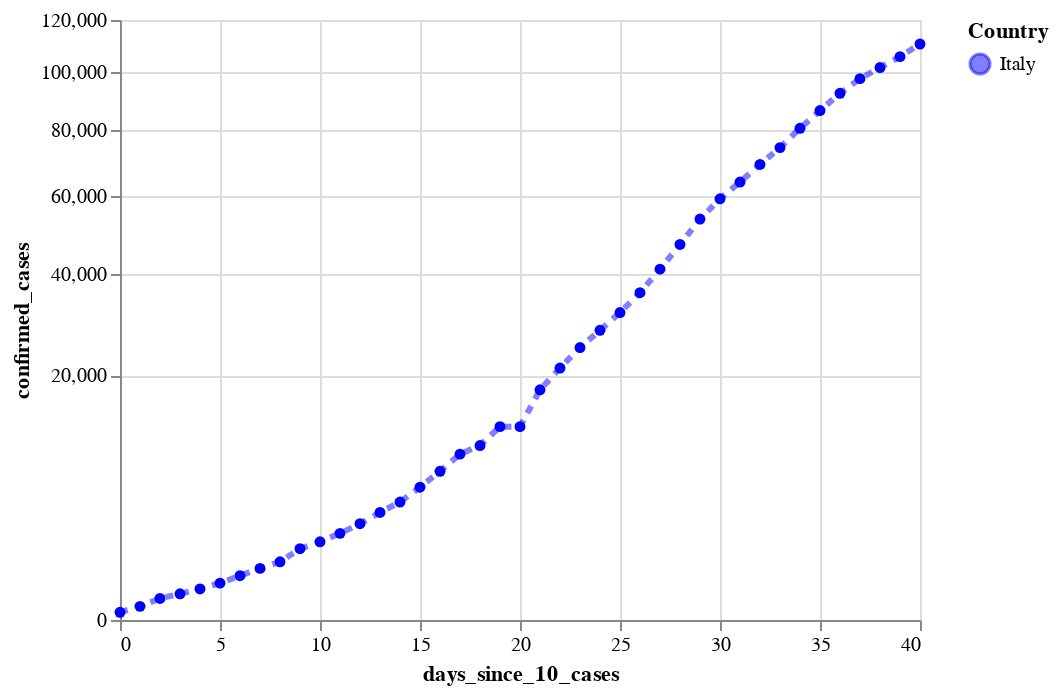

The cell this chart's notebook holds for it:
### Code cell
#hide

cases_it_plot = alt.Chart(source_it).mark_line(
    color='blue',
    opacity=0.5,
    strokeDash=[4, 4],
    strokeWidth=3,
    point=True
).encode(
    x='days_since_10_cases:Q',
#     y='confirmed_cases:Q',
    y=alt.Y('confirmed_cases:Q', scale=alt.Scale(type='sqrt')),
#     size='new_cases:Q',
    tooltip=['country', 'date:T', 'confirmed_cases', 'new_cases', 'new_deaths'],
    color=alt.Color('country', scale=alt.Scale(range=['blue'], domain=['Italy']), title="Country")
)



cases_it_plot

### Figure 1 — Vega-Lite specification as saved in the notebook (floating-point values rounded to 4 significant figures)
{"config": {"view": {"continuousWidth": 400, "continuousHeight": 300}}, "data": {"name": "data-60478bf37e5c48d9934e6c684902157a"}, "mark": {"type": "line", "color": "blue", "opacity": 0.5, "point": true, "strokeDash": [4, 4], "strokeWidth": 3}, "encoding": {"color": {"type": "nominal", "field": "country", "scale": {"domain": ["Italy"], "range": ["blue"]}, "title": "Country"}, "tooltip": [{"type": "nominal", "field": "country"}, {"type": "temporal", "field": "date"}, {"type": "quantitative", "field": "confirmed_cases"}, {"type": "quantitative", "field": "new_cases"}, {"type": "quantitative", "field": "new_deaths"}], "x": {"type": "quantitative", "field": "days_since_10_cases"}, "y": {"type": "quantitative", "field": "confirmed_cases", "scale": {"type": "sqrt"}}}, "$schema": "https://vega.github.io/schema/vega-lite/v4.0.2.json", "datasets": {"data-60478bf37e5c48d9934e6c684902157a": [{"country": "Italy", "date": "2020-02-21", "days_since_10_cases": 0, "confirmed_cases": 20, "confirmed_cases_per_million": 0.0, "new_cases": 0, "new_deaths": 1, "new_recovered": 0}, {"country": "Italy", "date": "2020-02-22", "days_since_10_cases": 1, "confirmed_cases": 62, "confirmed_cases_per_million": 1.0, "new_cases": 42, "new_deaths": 1, "new_recovered": 1}, {"country": "Italy", "date": "2020-02-23", "days_since_10_cases": 2, "confirmed_cases": 155, "confirmed_cases_per_million": 3.0, "new_cases": 93, "new_deaths": 1, "new_recovered": 1}, {"country": "Italy", "date": "2020-02-24", "days_since_10_cases": 3, "confirmed_cases": 229, "confirmed_cases_per_million": 4.0, "new_cases": 74, "new_deaths": 4, "new_recovered": -1}, {"country": "Italy", "date": "2020-02-25", "days_since_10_cases": 4, "confirmed_cases": 322, "confirmed_cases_per_million": 5.0, "new_cases": 93, "new_deaths": 3, "new_recovered": 0}, {"country": "Italy", "date": "2020-02-26", "days_since_10_cases": 5, "confirmed_cases": 453, "confirmed_cases_per_million": 8.0, "new_cases": 131, "new_deaths": 2, "new_recovered": 2}, {"country": "Italy", "date": "2020-02-27", "days_since_10_cases": 6, "confirmed_cases": 655, "confirmed_cases_per_million": 11.0, "new_cases": 202, "new_deaths": 5, "new_recovered": 42}, {"country": "Italy", "date": "2020-02-28", "days_since_10_cases": 7, "confirmed_cases": 888, "confirmed_cases_per_million": 15.0, "new_cases": 233, "new_deaths": 4, "new_recovered": 1}, {"country": "Italy", "date": "2020-02-29", "days_since_10_cases": 8, "confirmed_cases": 1128, "confirmed_cases_per_million": 19.0, "new_cases": 240, "new_deaths": 8, "new_recovered": 0}, {"country": "Italy", "date": "2020-03-01", "days_since_10_cases": 9, "confirmed_cases": 1694, "confirmed_cases_per_million": 28.0, "new_cases": 566, "new_deaths": 5, "new_recovered": 37}, {"country": "Italy", "date": "2020-03-02", "days_since_10_cases": 10, "confirmed_cases": 2036, "confirmed_cases_per_million": 34.0, "new_cases": 342, "new_deaths": 18, "new_recovered": 66}, {"country": "Italy", "date": "2020-03-03", "days_since_10_cases": 11, "confirmed_cases": 2502, "confirmed_cases_per_million": 42.0, "new_cases": 466, "new_deaths": 27, "new_recovered": 11}, {"country": "Italy", "date": "2020-03-04", "days_since_10_cases": 12, "confirmed_cases": 3089, "confirmed_cases_per_million": 51.0, "new_cases": 587, "new_deaths": 28, "new_recovered": 116}, {"country": "Italy", "date": "2020-03-05", "days_since_10_cases": 13, "confirmed_cases": 3858, "confirmed_cases_per_million": 64.0, "new_cases": 769, "new_deaths": 41, "new_recovered": 138}, {"country": "Italy", "date": "2020-03-06", "days_since_10_cases": 14, "confirmed_cases": 4636, "confirmed_cases_per_million": 77.0, "new_cases": 778, "new_deaths": 49, "new_recovered": 109}, {"country": "Italy", "date": "2020-03-07", "days_since_10_cases": 15, "confirmed_cases": 5883, "confirmed_cases_per_million": 98.0, "new_cases": 1247, "new_deaths": 36, "new_recovered": 66}, {"country": "Italy", "date": "2020-03-08", "days_since_10_cases": 16, "confirmed_cases": 7375, "confirmed_cases_per_million": 123.0, "new_cases": 1492, "new_deaths": 133, "new_recovered": 33}, {"country": "Italy", "date": "2020-03-09", "days_since_10_cases": 17, "confirmed_cases": 9172, "confirmed_cases_per_million": 152.0, "new_cases": 1797, "new_deaths": 97, "new_recovered": 102}, {"country": "Italy", "date": "2020-03-10", "days_since_10_cases": 18, "confirmed_cases": 10149, "confirmed_cases_per_million": 169.0, "new_cases": 977, "new_deaths": 168, "new_recovered": 0}, {"country": "Italy", "date": "2020-03-11", "days_since_10_cases": 19, "confirmed_cases": 12462, "confirmed_cases_per_million": 207.0, "new_cases": 2313, "new_deaths": 196, "new_recovered": 321}, {"country": "Italy", "date": "2020-03-12", "days_since_10_cases": 20, "confirmed_cases": 12462, "confirmed_cases_per_million": 207.0, "new_cases": 0, "new_deaths": 0, "new_recovered": 0}, {"country": "Italy", "date": "2020-03-13", "days_since_10_cases": 21, "confirmed_cases": 17660, "confirmed_cases_per_million": 293.0, "new_cases": 5198, "new_deaths": 439, "new_recovered": 394}, {"country": "Italy", "date": "2020-03-14", "days_since_10_cases": 22, "confirmed_cases": 21157, "confirmed_cases_per_million": 351.0, "new_cases": 3497, "new_deaths": 175, "new_recovered": 527}, {"country": "Italy", "date": "2020-03-15", "days_since_10_cases": 23, "confirmed_cases": 24747, "confirmed_cases_per_million": 411.0, "new_cases": 3590, "new_deaths": 368, "new_recovered": 369}, {"country": "Italy", "date": "2020-03-16", "days_since_10_cases": 24, "confirmed_cases": 27980, "confirmed_cases_per_million": 465.0, "new_cases": 3233, "new_deaths": 349, "new_recovered": 414}, {"country": "Italy", "date": "2020-03-17", "days_since_10_cases": 25, "confirmed_cases": 31506, "confirmed_cases_per_million": 523.0, "new_cases": 3526, "new_deaths": 345, "new_recovered": 192}, {"country": "Italy", "date": "2020-03-18", "days_since_10_cases": 26, "confirmed_cases": 35713, "confirmed_cases_per_million": 593.0, "new_cases": 4207, "new_deaths": 475, "new_recovered": 1084}, {"country": "Italy", "date": "2020-03-19", "days_since_10_cases": 27, "confirmed_cases": 41035, "confirmed_cases_per_million": 682.0, "new_cases": 5322, "new_deaths": 427, "new_recovered": 415}, {"country": "Italy", "date": "2020-03-20", "days_since_10_cases": 28, "confirmed_cases": 47021, "confirmed_cases_per_million": 781.0, "new_cases": 5986, "new_deaths": 627, "new_recovered": 0}, {"country": "Italy", "date": "2020-03-21", "days_since_10_cases": 29, "confirmed_cases": 53578, "confirmed_cases_per_million": 890.0, "new_cases": 6557, "new_deaths": 793, "new_recovered": 1632}, {"country": "Italy", "date": "2020-03-22", "days_since_10_cases": 30, "confirmed_cases": 59138, "confirmed_cases_per_million": 982.0, "new_cases": 5560, "new_deaths": 651, "new_recovered": 952}, {"country": "Italy", "date": "2020-03-23", "days_since_10_cases": 31, "confirmed_cases": 63927, "confirmed_cases_per_million": 1062.0, "new_cases": 4789, "new_deaths": 601, "new_recovered": 0}, {"country": "Italy", "date": "2020-03-24", "days_since_10_cases": 32, "confirmed_cases": 69176, "confirmed_cases_per_million": 1149.0, "new_cases": 5249, "new_deaths": 743, "new_recovered": 1302}, {"country": "Italy", "date": "2020-03-25", "days_since_10_cases": 33, "confirmed_cases": 74386, "confirmed_cases_per_million": 1236.0, "new_cases": 5210, "new_deaths": 683, "new_recovered": 1036}, {"country": "Italy", "date": "2020-03-26", "days_since_10_cases": 34, "confirmed_cases": 80589, "confirmed_cases_per_million": 1339.0, "new_cases": 6203, "new_deaths": 712, "new_recovered": 999}, {"country": "Italy", "date": "2020-03-27", "days_since_10_cases": 35, "confirmed_cases": 86498, "confirmed_cases_per_million": 1437.0, "new_cases": 5909, "new_deaths": 919, "new_recovered": 589}, {"country": "Italy", "date": "2020-03-28", "days_since_10_cases": 36, "confirmed_cases": 92472, "confirmed_cases_per_million": 1536.0, "new_cases": 5974, "new_deaths": 889, "new_recovered": 1434}, {"country": "Italy", "date": "2020-03-29", "days_since_10_cases": 37, "confirmed_cases": 97689, "confirmed_cases_per_million": 1623.0, "new_cases": 5217, "new_deaths": 756, "new_recovered": 646}, {"country": "Italy", "date": "2020-03-30", "days_since_10_cases": 38, "confirmed_cases": 101739, "confirmed_cases_per_million": 1690.0, "new_cases": 4050, "new_deaths": 812, "new_recovered": 1590}, {"country": "Italy", "date": "2020-03-31", "days_since_10_cases": 39, "confirmed_cases": 105792, "confirmed_cases_per_million": 1757.0, "new_cases": 4053, "new_deaths": 837, "new_recovered": 1109}, {"country": "Italy", "date": "2020-04-01", "days_since_10_cases": 40, "confirmed_cases": 110574, "confirmed_cases_per_million": 1837.0, "new_cases": 4782, "new_deaths": 727, "new_recovered": 1118}]}}
